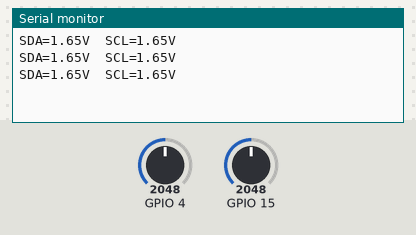
A sketch run on a simulated ESP32. Shown: the last lines printed to the serial monitor. The test bench sets the inputs (shaded band); at power-on: GPIO 4 = 2048, GPIO 15 = 2048.

Above: at 1.7 s.
1.8 s: GPIO 4 set to 2866
At 2.4 s:
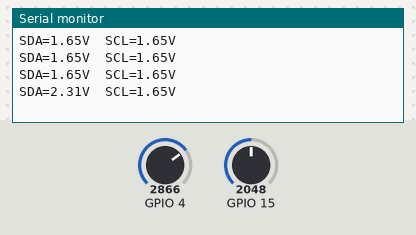
3.3 s: GPIO 15 set to 2866
At 3.9 s:
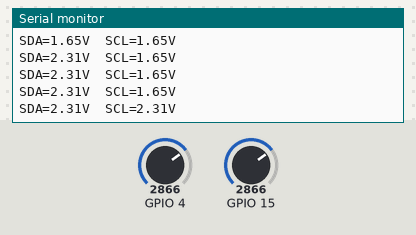
4.8 s: GPIO 4 set to 3603
At 5.4 s:
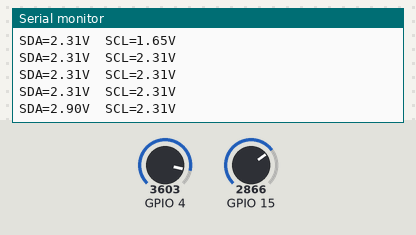
6.3 s: GPIO 15 set to 3603
At 6.9 s:
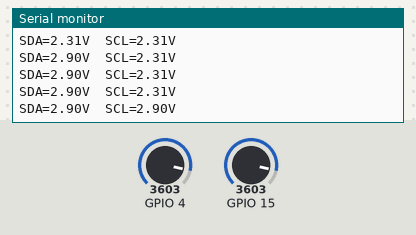
Timing chart, 0 to 8.8 s (numbered marks = the images above; inputs shaded):
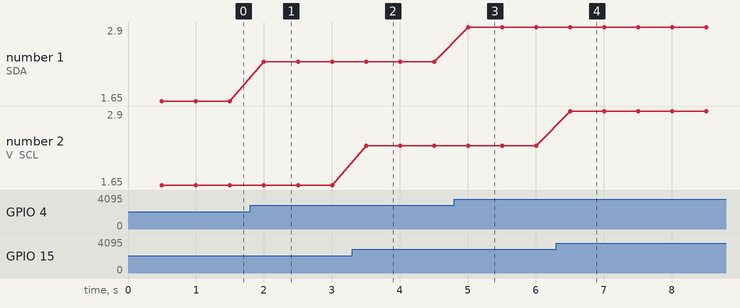

The sketch:

volt_check.ino
```cpp
// Measures idle voltage on the sensor's SDA/SCL lines
// Temporarily wire: SDA->GPIO4, SCL->GPIO15 (VIN->3V3, GND->GND unchanged)

void setup() {
  Serial.begin(115200);
  delay(500);
  analogSetAttenuation(ADC_11db);  // 0-3.3V range
  pinMode(4, INPUT);
  pinMode(15, INPUT);
}

void loop() {
  Serial.printf("SDA=%.2fV  SCL=%.2fV\n",
                analogReadMilliVolts(4) / 1000.0,
                analogReadMilliVolts(15) / 1000.0);
  delay(500);
}
```

Measured:
- after the input at 1.8 s, the serial monitor: prints a new line after 0.20 s (image 1)
- after the input at 3.3 s, the serial monitor: prints a new line after 0.20 s (image 2)
- after the input at 4.8 s, the serial monitor: prints a new line after 0.20 s (image 3)
- after the input at 6.3 s, the serial monitor: prints a new line after 0.20 s (image 4)
- plotted number 1: 1.65 → 2.31 after the input at 1.8 s, 2.31 → 2.9 after the input at 4.8 s
